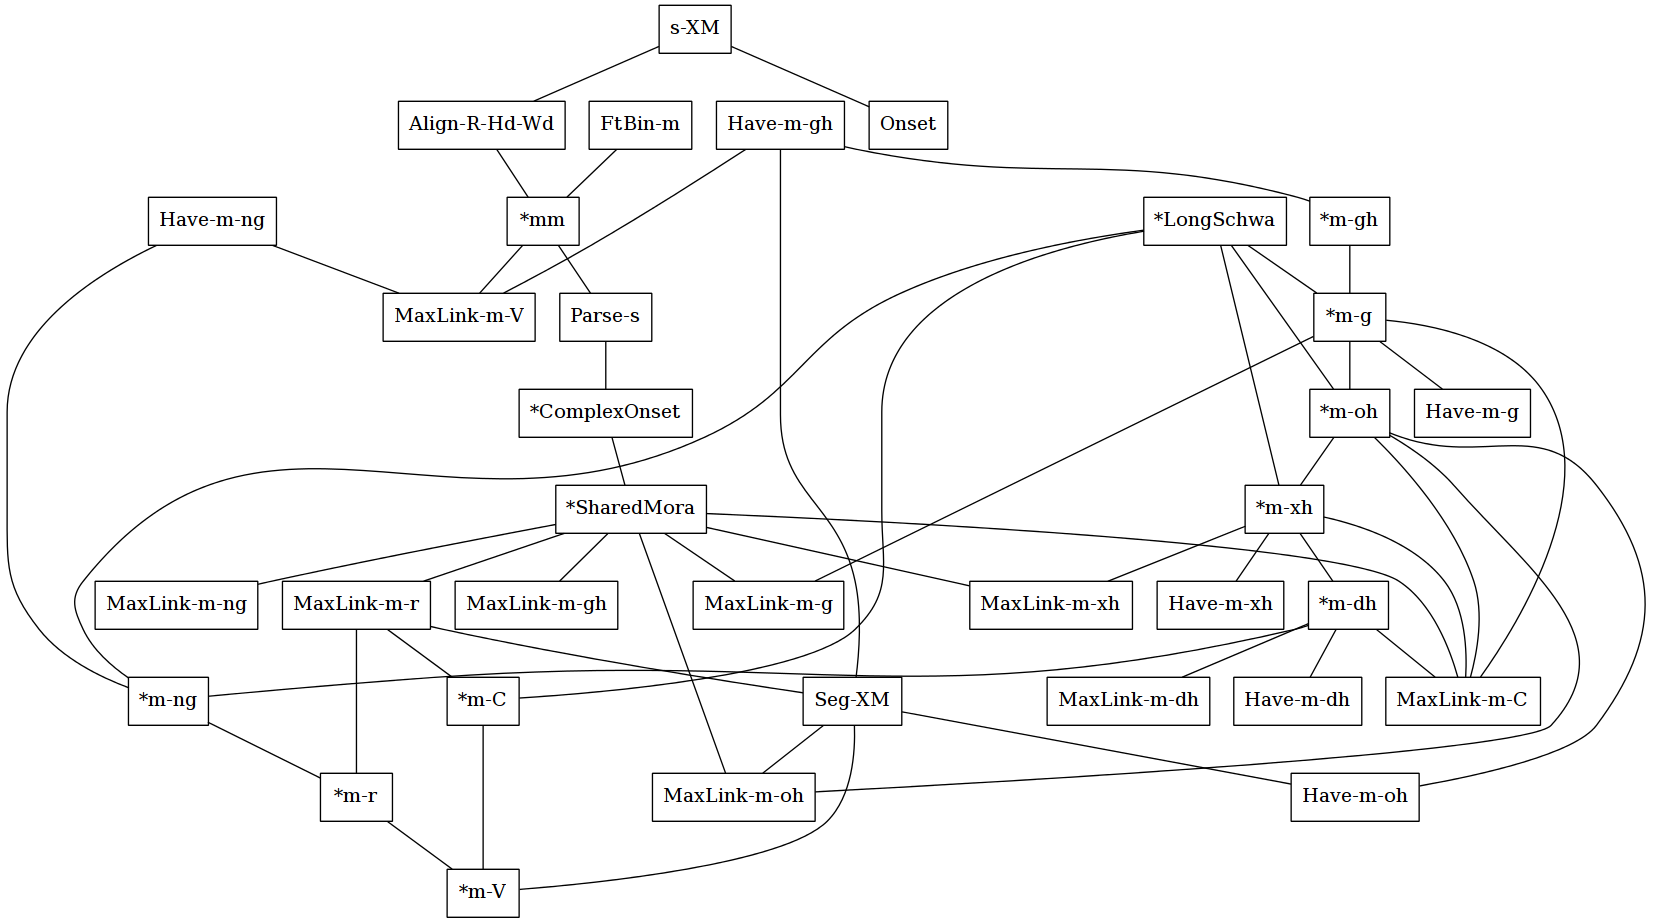

The Python source for this figure:
#!/usr/bin/python2

import pygraphviz as pgv
from dot2tex import dot2tex

G = pgv.AGraph()


G.node_attr['shape'] = 'rect'
G.edge_attr['arrowhead'] = 'normal'

condition_list = [ ('Align-R-Hd-Wd', '*mm'),
                   ('s-XM', 'Align-R-Hd-Wd'),
                   ('*mm', 'MaxLink-m-V'),
                   ('*mm', 'Parse-s'),
                   ('FtBin-m', '*mm'),
                   ('MaxLink-m-r', '*m-r'),
                   ('MaxLink-m-r', '*m-C'),
                   ('*m-C', '*m-V'),
                   ('*m-r', '*m-V'),
                   ('s-XM', 'Onset'),
                   ('Parse-s', '*ComplexOnset'),
                   ('*SharedMora', 'MaxLink-m-r'),
                   ('*SharedMora', 'MaxLink-m-C'),
                   ('*SharedMora', 'MaxLink-m-g'),
                   ('*SharedMora', 'MaxLink-m-gh'),
                   ('*SharedMora', 'MaxLink-m-oh'),
                   ('*SharedMora', 'MaxLink-m-xh'),
                   ('*SharedMora', 'MaxLink-m-ng'),
                   ('*ComplexOnset', '*SharedMora'),
                   ('Have-m-ng', '*m-ng'),
                   ('Have-m-ng', 'MaxLink-m-V'),
                   ('*m-dh', 'Have-m-dh'),
                   ('*m-dh', 'MaxLink-m-dh'),
                   ('*m-dh', 'MaxLink-m-C'),
                   ('*m-g', 'Have-m-g'),
                   ('*m-g', 'MaxLink-m-g'),
                   ('*m-g', 'MaxLink-m-C'),
                   ('Have-m-gh', '*m-gh'),
                   ('Have-m-gh', 'MaxLink-m-V'),
                   ('*m-oh', 'Have-m-oh'),
                   ('*m-oh', 'MaxLink-m-oh'),
                   ('*m-oh', 'MaxLink-m-C'),
                   ('*m-xh', 'Have-m-xh'),
                   ('*m-xh', 'MaxLink-m-xh'),
                   ('*m-xh', 'MaxLink-m-C'),
                   ('*LongSchwa', '*m-C'),
                   ('*LongSchwa', '*m-g'),
                   ('*LongSchwa', '*m-xh'),
                   ('*LongSchwa', '*m-oh'),
                   ('*LongSchwa', '*m-ng'),
                   ('MaxLink-m-r', 'Seg-XM'),
                   ('Have-m-gh', 'Seg-XM'),
                   ('Seg-XM', 'Have-m-oh'),
                   ('Seg-XM', '*m-V'),
                   ('Seg-XM', 'MaxLink-m-oh'),
# Let's have some fun
                   ('*m-gh', '*m-g'),
                   ('*m-g', '*m-oh'),
                   ('*m-oh', '*m-xh'),
                   ('*m-xh', '*m-dh'),
                   ('*m-dh', '*m-ng'),

                   ('*m-ng', '*m-r'),
                   ('*m-r', '*m-V'),
                   ('*m-C', '*m-V')
                   ]

for x, y in condition_list:
    G.add_edge(x, y)

G.layout(prog='dot')

s = G.string()

G.draw('ranking.png')

with open('tikz-code.tex', 'w') as f:
    f.write(dot2tex(s, format='tikz', straightedges=False, figonly=True))
